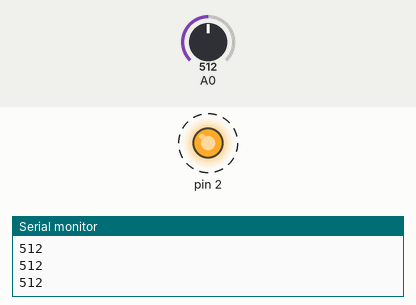
A sketch run on a simulated Arduino Uno, built with avr-gcc and run on an emulated ATmega328P. On the bench: output pins drawn as LEDs (lit = HIGH), the last lines printed to the serial monitor. Dashed ring = blinking. Inputs (shaded band) come from the test bench; at power-on: A0 = 512.

Above: at 1.25 s.
1.3 s: A0 set to 318
4.3 s: A0 set to 284
At 5.2 s:
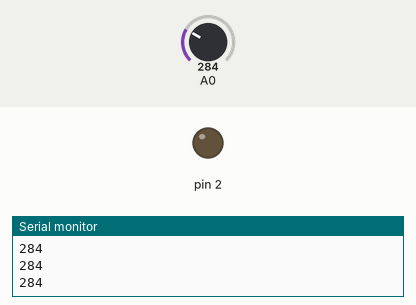
5.8 s: A0 set to 306
At 6.06 s:
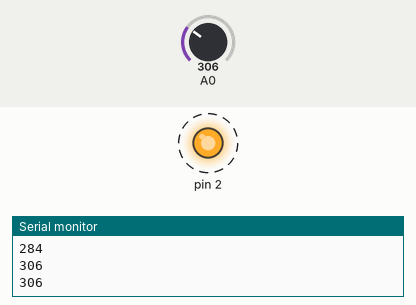
8.8 s: A0 set to 290
Timing chart, 0 to 11.3 s (numbered marks = the images above; inputs shaded):
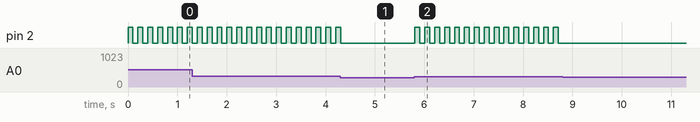

Measured:
- the behaviour switches between 301 and 300 on A0 (found by bisection; images 0 and 1)
- after the input at 4.3 s, pin 2: goes on until 4.3 s, then stays LOW
- after the input at 5.8 s, pin 2: alternates HIGH for 0.10 s and LOW for 0.10 s, starting at once
- after the input at 8.8 s, pin 2: stops changing and stays LOW
- by itself, pin 2: alternates HIGH for 0.10 s and LOW for 0.10 s

The sketch:

potentieometer.ino
```cpp
void setup() {
  // put your setup code here, to run once:
  Serial.begin(9600);
  pinMode(2,OUTPUT);
}

void loop() {
  // put your main code here, to run repeatedly:
  int readValue = analogRead(0);
  Serial.println(readValue);
  if(readValue > 300){
    digitalWrite(2,HIGH);
    delay(100);
    digitalWrite(2,LOW);
  }
  delay(100);
}
```
